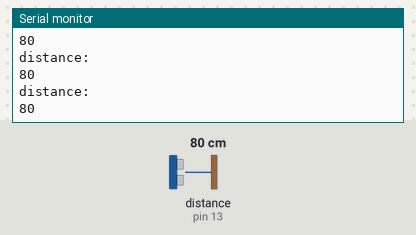
The sketch below on a simulated Arduino Uno, built with avr-gcc and run on an emulated ATmega328P. On the bench: the last lines printed to the serial monitor. The test bench sets the inputs (shaded band); at power-on: distance to the obstacle (sensor on pin 13) 80 cm.

Above: at 1.2 s.
1.3 s: distance to the obstacle (sensor on pin 13) set to 2 cm
At 2.3 s:
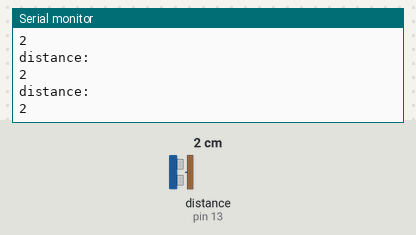
4.3 s: distance to the obstacle (sensor on pin 13) set to 4 cm
At 5.2 s:
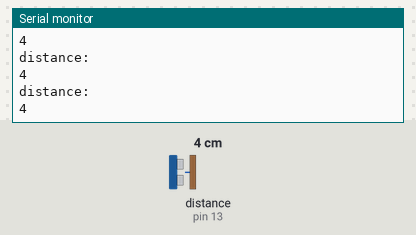
Timing chart, 0 to 7.3 s (numbered marks = the images above; inputs shaded):
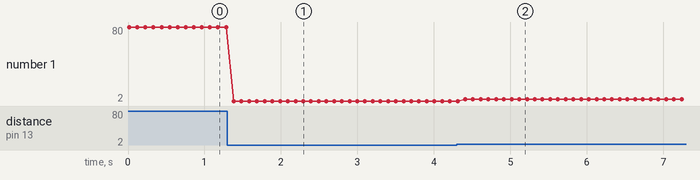

The sketch:

Ultrasound.ino
```cpp
#include "Ultrasonic.h"

Ultrasonic ultrasonic( 12, 13 );

void setup()
{
Serial.begin( 9600 );
}

void loop()
{
int x = ultrasonic.Ranging(CM);
Serial.println ("distance:");
Serial.println (x);
delay (100);
}
```

Measured:
- after the input at 1.3 s, the serial monitor: prints a new line after 0.08 s (image 1)
- after the input at 4.3 s, the serial monitor: prints a new line after 0.11 s (image 2)
- plotted number 1: 80 → 2 after the input at 1.3 s, 2 → 4 after the input at 4.3 s
